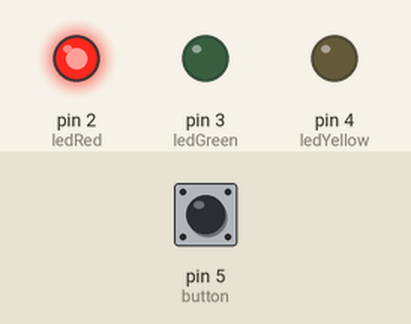
Simulated run of this sketch. Board: Arduino Uno, built with avr-gcc and run on an emulated ATmega328P. On the bench: output pins drawn as LEDs (lit = HIGH). Inputs (shaded band) come from the test bench; at power-on: pin 5 (button) HIGH.

Above: at 0.2 s.
At 1.2 s:
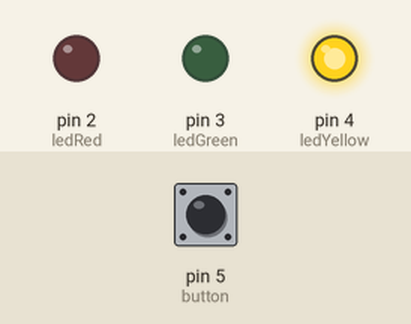
At 3.7 s:
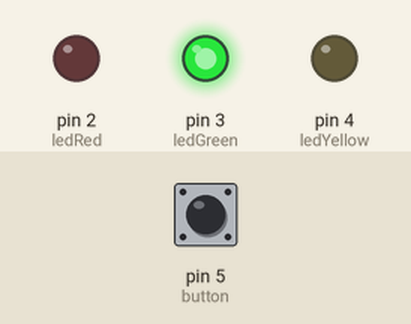
Timing chart, 0 to 4.6 s (numbered marks = the images above):
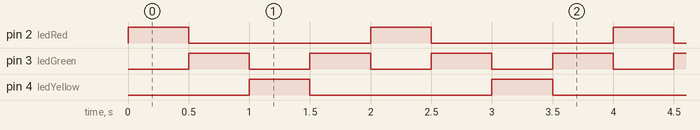

Measured:
- by itself, pin 2 (ledRed), pin 4 (ledYellow): alternates HIGH for 0.50 s and LOW for 1.5 s
- by itself, pin 3 (ledGreen): alternates HIGH for 0.50 s and LOW for 0.50 s
- by itself, everything shown: repeats every 2.0 s, in 5 steps

The sketch:

first_program.ino
```cpp
#define ledRed 2
#define ledGreen 3
#define ledYellow 4
#define button 5

void setup() {
  // put your setup code here, to run once:
  Serial.begin(9600);

  pinMode(button, INPUT);

  digitalWrite(button, HIGH);

  pinMode(ledRed, OUTPUT);
  pinMode(ledGreen, OUTPUT);
  pinMode(ledYellow, OUTPUT);
}

void speedMode(int option){
  if(option == 1){
    digitalWrite(ledRed, HIGH);
    delay(100);
    digitalWrite(ledRed, LOW);
    digitalWrite(ledGreen, HIGH);
    delay(100);
    digitalWrite(ledGreen, LOW);
    digitalWrite(ledYellow, HIGH);
    delay(100);
    digitalWrite(ledYellow, LOW);
    digitalWrite(ledGreen, HIGH);
    delay(100);
    digitalWrite(ledGreen, LOW);
  } else {
    digitalWrite(ledRed, HIGH);
    delay(500);
    digitalWrite(ledRed, LOW);
    digitalWrite(ledGreen, HIGH);
    delay(500);
    digitalWrite(ledGreen, LOW);
    digitalWrite(ledYellow, HIGH);
    delay(500);
    digitalWrite(ledYellow, LOW);
    digitalWrite(ledGreen, HIGH);
    delay(500);
    digitalWrite(ledGreen, LOW);

  }
}

void loop() {
  // put your main code here, to run repeatedly:

  int isButtonPressed = digitalRead(button);

  if (isButtonPressed == 0){
    speedMode(1);
  } else {
    speedMode(0);
  }
}
```
